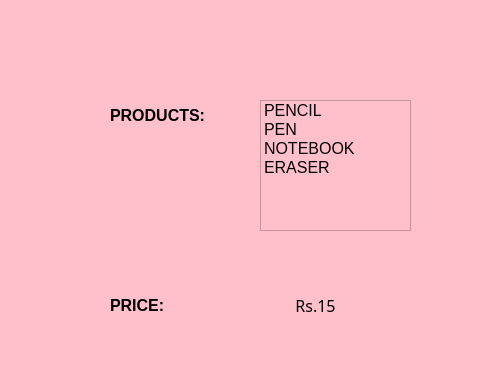
<?xml version="1.0" encoding="UTF-8"?>
<ui version="4.0">
 <class>form1</class>
 <widget class="QWidget" name="form1">
  <property name="geometry">
   <rect>
    <x>0</x>
    <y>0</y>
    <width>502</width>
    <height>392</height>
   </rect>
  </property>
  <property name="windowTitle">
   <string>List Demo</string>
  </property>
  <property name="styleSheet">
   <string notr="true">background-color: PINK;</string>
  </property>
  <widget class="QListWidget" name="lw1">
   <property name="geometry">
    <rect>
     <x>260</x>
     <y>100</y>
     <width>151</width>
     <height>131</height>
    </rect>
   </property>
   <property name="font">
    <font>
     <pointsize>12</pointsize>
    </font>
   </property>
   <item>
    <property name="text">
     <string>PENCIL</string>
    </property>
   </item>
   <item>
    <property name="text">
     <string>PEN</string>
    </property>
   </item>
   <item>
    <property name="text">
     <string>NOTEBOOK</string>
    </property>
   </item>
   <item>
    <property name="text">
     <string>ERASER</string>
    </property>
   </item>
  </widget>
  <widget class="QLabel" name="l1">
   <property name="geometry">
    <rect>
     <x>110</x>
     <y>100</y>
     <width>121</width>
     <height>31</height>
    </rect>
   </property>
   <property name="font">
    <font>
     <pointsize>12</pointsize>
     <weight>75</weight>
     <bold>true</bold>
    </font>
   </property>
   <property name="text">
    <string>PRODUCTS:</string>
   </property>
  </widget>
  <widget class="QLabel" name="l2">
   <property name="geometry">
    <rect>
     <x>110</x>
     <y>290</y>
     <width>91</width>
     <height>31</height>
    </rect>
   </property>
   <property name="font">
    <font>
     <pointsize>12</pointsize>
     <weight>75</weight>
     <bold>true</bold>
    </font>
   </property>
   <property name="text">
    <string>PRICE:</string>
   </property>
  </widget>
  <widget class="QLabel" name="l3">
   <property name="geometry">
    <rect>
     <x>220</x>
     <y>290</y>
     <width>191</width>
     <height>31</height>
    </rect>
   </property>
   <property name="font">
    <font>
     <family>MS Reference Sans Serif</family>
     <pointsize>12</pointsize>
    </font>
   </property>
   <property name="styleSheet">
    <string notr="true"/>
   </property>
   <property name="text">
    <string>Rs.15</string>
   </property>
   <property name="alignment">
    <set>Qt::AlignCenter</set>
   </property>
  </widget>
 </widget>
 <resources/>
 <connections/>
</ui>
